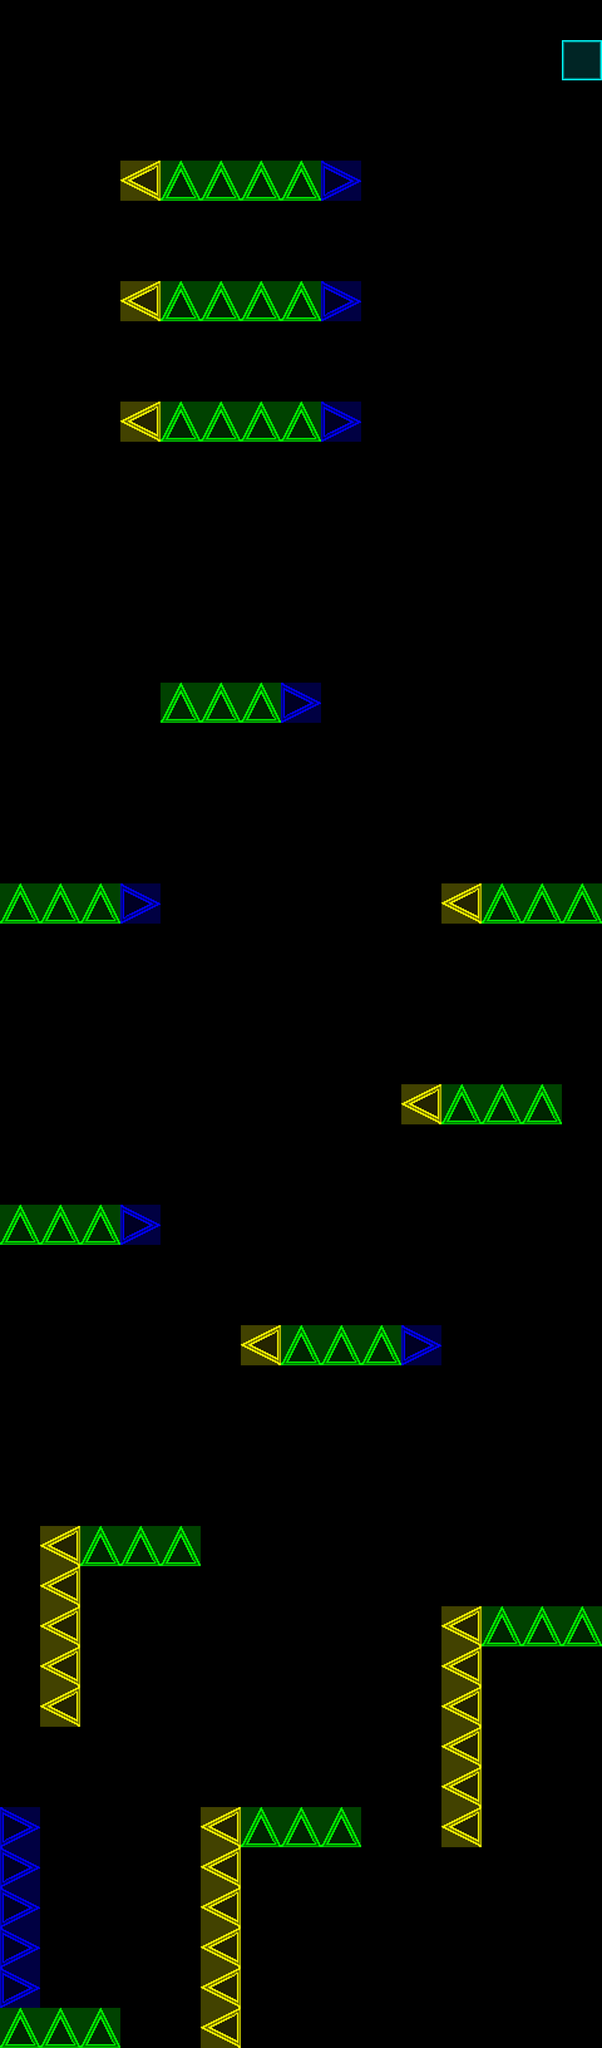

The image is a tile-based game level rendered from a .tmx file. Its description and source (layers, tilesets, objects; grid data summarised) follow:
An orthogonal 15x51 tile map with 128x128 px tiles, 1 tile layer (Tile Layer 2) and 1 object (Player).

<map version="1.0" orientation="orthogonal" width="15" height="51" tilewidth="128" tileheight="128">
 <tileset firstgid="1" name="sheet" tilewidth="128" tileheight="128">
  <image source="sheet128.png" width="640" height="128" />
 </tileset>
 <layer name="Tile Layer 2" width="15" height="51">
  <data>[765 cells, 78 non-empty, 4 distinct tile ids]</data>
 </layer>
 <objectgroup name="Objects" width="15" height="51">
  <object name="Player" x="256" y="6144" width="128" height="128" />
 </objectgroup>
</map>
